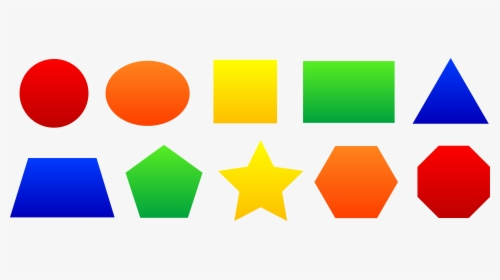
#> input picture data/shape.png, 500 x 280 px, found by its file name
$ jupyter execute 'Nhận Diện Hình Dạng.ipynb'
#> lines starting #> are read from the running program, lines starting #| are printed output that depends on the picture; after the words box and inside, x2 and y2 are one past the last pixel; in counts of white or black regions, pixels touching at a corner belong together
cv2.findCountours(src, contour_retrieval, countours_approximation):

1. src: img
2. contour-retrieval: chế độ truy xuất
- cv2.RETR_TREE: Retrieves all contours and reconstructs a full hierarchy of nested contours
- cv2.RETR_EXTERNAL: Retrieves only the external contours.
- cv2.RETR_LIST: Retrieves all contours without any hierarchical relationships
- CV2.RETR_CCOMP: This mode retrieves all the contours and organizes them into a two-level hierarchy.
3. contours_approximation: This parameter specifies the contour approximation method. It is used to approximate the contour shapes.
- cv2.CHAIN_APPROX_NONE: Stores all the contour points.
- cv2.CHAIN_APPROX_SIMPLE: Compresses horizontal, vertical, and diagonal segments and leaves only their end points.

cv2.drawCountours: sed to draw contours on an image.
- image: The input image on which you want to draw the contours.
- contours: The list of contours to be drawn on the image.
- contourIdx: Indicates the index of the contour to draw. If it's negative (-1), all contours are drawn.
- color: Color of the contours.
- thickness: Thickness of the contour lines.
- lineType: Type of line to be used for drawing, such as 8-connected or anti-aliased (optional, default is cv2.LINE_8).
hierarchy: Optional parameter representing the hierarchy retrieved by findContours()

cv2.approxPolyDP() is a function in OpenCV used for approximating a contour shape to another shape with fewer vertices.
- curve: Input contour represented as a curve (a numpy array of shape Nx1x2, where N is the number of points).
- epsilon: Parameter specifying the approximation accuracy. It is the maximum distance between the original curve and its approximation. = 0.01 * cv2.arclength(cnt, True)
- closed: A boolean parameter indicating whether the approximated curve should be a closed contour (optional, default is True).

[cell 1]
import cv2
import numpy as numpy
frame = cv2.imread("data\shape.png")
#> frame is the input picture: shape (280, 500, 3); mean B, G, R 189.6, 205.9, 218
img = cv2.cvtColor(frame, cv2.COLOR_BGR2GRAY)
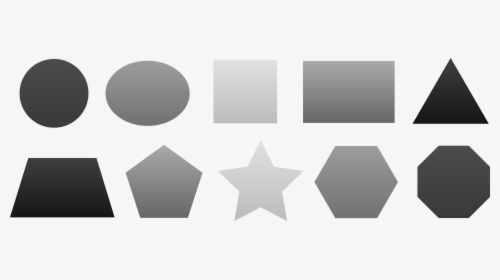
#> img: shape (280, 500); min 21, max 248, mean 207.7

_, threshold = cv2.threshold(img, 235, 255, cv2.THRESH_BINARY)
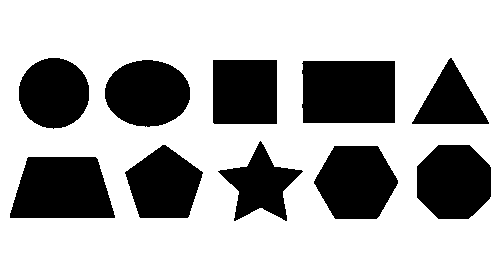
#> threshold: shape (280, 500); 69.7% white; 10 black regions

font = cv2.FONT_HERSHEY_SCRIPT_SIMPLEX
countours, _ = cv2.findContours(threshold, cv2.RETR_TREE, cv2.CHAIN_APPROX_SIMPLE)
#> countours = 11 contours; largest, box (x1, y1, x2, y2) and area: (0, 0, 500, 280) 139221, (301, 60, 396, 124) 5866, (9, 156, 116, 219) 5506, (313, 145, 399, 220) 4785, (416, 144, 492, 220) 4652

for cnt in countours:
    approx = cv2.approxPolyDP(cnt, 0.01*cv2.arcLength(cnt, True), True)
    cv2.drawContours(frame, [approx], -1, (0,255, 0), 3)
    x = approx.ravel()[0]
    y = approx.ravel()[1]

    text = str(len(approx)) + " Canh"
    cv2.putText(frame, text, (x,y), font, 0.5, (0, 0, 255), 1, cv2.LINE_AA)
#> this loop made 11 passes
#> (x, y, text) on passes 3, 4, 5, 6, 9, 11: (334, 145, '6 Canh'), (438, 144, '8 Canh'), (162, 144, '5 Canh'), (217, 171, '10 Canh'), (111, 74, '12 Canh'), (48, 57, '15 Canh')
#> (approx, x, y, text) on passes 1, 2, 7, 8, 10: ([[0, 0], [0, 279], [499, 279], [499, 0]], 0, 0, '4 Canh'), ([[26, 158], [95, 156], [115, 217], [10, 218]], 26, 158, '4 Canh'), ([[302, 61], [394, 60], [395, 122], [303, 123]], 302, 61, '4 Canh'), ([[212, 60], [276, 59], [277, 123], [214, 124]], 212, 60, '4 Canh'), ([[411, 122], [451, 57], [489, 123]], 411, 122, '3 Canh')
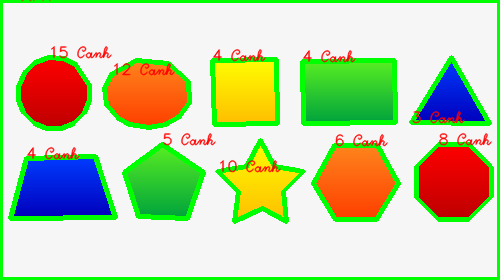
#> frame: shape (280, 500, 3); 14.12% of pixels changed, all inside (x1, y1, x2, y2) = (0, 0, 500, 280)

cv2.imshow("Frame", frame)
# cv2.imshow("test", threshold)
cv2.waitKey(0)
cv2.destroyAllWindows()
